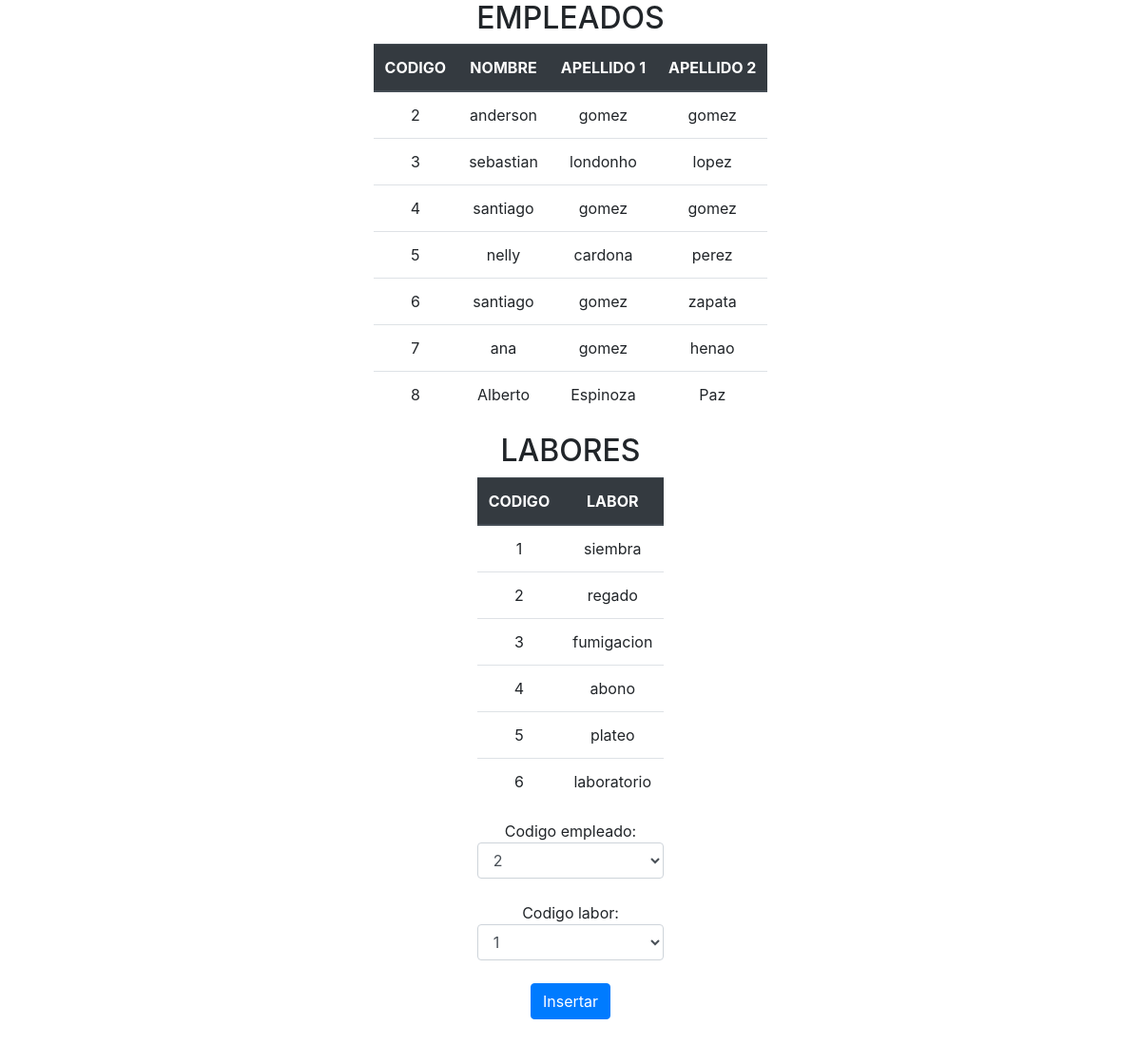
Page /Insertar/insertar_labores_empleado.php on the committed database.
### tables this page shows
CREATE TABLE IF NOT EXISTS `empleado` (
  `codigo_empleado` int(11) NOT NULL AUTO_INCREMENT,
  `cedula` int(11) NOT NULL,
  `nombre` varchar(25) NOT NULL,
  `apellido1` varchar(25) NOT NULL,
  `apellido2` varchar(25) NOT NULL,
  `telefono` int(11) NOT NULL,
  `eliminar` int(11) NOT NULL,
  PRIMARY KEY (`codigo_empleado`)
);

CREATE TABLE IF NOT EXISTS `labores` (
  `codigo_labor` int(11) NOT NULL AUTO_INCREMENT,
  `nombre` varchar(25) NOT NULL,
  `eliminar` int(11) NOT NULL DEFAULT '0',
  PRIMARY KEY (`codigo_labor`)
);

### Insertar/insertar_labores_empleado.php (the view, shortened to what this page needs)
<!DOCTYPE html>
<html>
<head>
                <link rel="stylesheet" href="../css/bootstrap.min.css">
</head>
<body>
        <?php
        if (isset($_POST['insertar']))
	{
                $codEmpleado=$_POST["codEmpleado"];
                $codLabor = $_POST["codLabor"];
		require('../conexion.php');
                $sql="SELECT `codigo_labor_empleado` FROM labores_empleados "
                        ."WHERE `eliminar`=0 AND "
                        . "(`codigo_empleado`=$codEmpleado AND `codigo_labor`=$codLabor)";
                $result = mysqli_query($link, $sql);
                $row = mysqli_fetch_array($result, MYSQLI_BOTH);
                if(is_null($row)){
                    $sql="INSERT INTO labores_empleados (codigo_empleado,codigo_labor,eliminar)"
                            . "VALUES ($codEmpleado,$codLabor,0)";
                }else{
                    $sql="UPDATE `labores_empleados` SET `eliminar` = 0"
                            . " WHERE (`codigo_empleado`=$codEmpleado "
                            . "AND `codigo_labor`=$codLabor)";
                }
		if ($link->query($sql) === TRUE) {
		    echo "<center><p>Nuevo registro creado satisfactoriamente</p></center>";
                    ?>
<center><td><input type="button" name="labores_empleados" value="Lista Labores Empleado" class="btn btn-primary" onclick="window.location.href='../Lista/lista_labores_empleado.php'"></td></center>
                    <?php
		} else {
		    echo "Error: " . $sql . "<br>" . $link->error;
		}
        }else{
            ?>
        <center><label>
            <center><tr><p class="h2">EMPLEADOS</p><center>
                    <table align="center" class="table">
                        <thead class="thead-dark">
                            <tr>
                                <th class="thead-dark" scope="col"><center>CODIGO</center></th>
                                <th class="thead-dark" scope="col"><center>NOMBRE</center></th>
                                <th class="thead-dark" scope="col"><center>APELLIDO 1</center></th>
                                <th class="thead-dark" scope="col"><center>APELLIDO 2</center></th>
                            </tr>
                            </thead>
                    <?php
                    require('../conexion.php');
                    $query="SELECT `codigo_empleado`,`nombre`,`apellido1`,`apellido2` FROM `empleado` WHERE `eliminar`=0";
                    $resultado=mysqli_query($link,$query);
                    while ($extraido= mysqli_fetch_array($resultado)) {
                        echo "<tr align='center'><td>".$extraido['codigo_empleado']."</td>";
                        echo "<td>".$extraido['nombre']."</td>";
                        echo "<td>".$extraido['apellido1']."</td>";
                        echo "<td>".$extraido['apellido2']."</td></tr>";
                        }
                    ?>
                </table>
                    </label></center>
                <center><label>
            <center><tr><p class="h2">LABORES</p><center>
                    <table align="center" class="table">
                        <thead class="thead-dark">
                            <tr>
                                <th class="thead-dark" scope="col"><center>CODIGO</center></th>
                                <th class="thead-dark" scope="col"><center>LABOR</center></th>
                            </tr>
                            </thead>
                    <?php
                    require('../conexion.php');
                    $query="SELECT `codigo_labor`,`nombre` FROM `labores` WHERE `eliminar`=0";
                    $resultado=mysqli_query($link,$query);
                    while ($extraido= mysqli_fetch_array($resultado)) {
                        echo "<tr align='center'><td>".$extraido['codigo_labor']."</td>";
                        echo "<td>".$extraido['nombre']."</td></tr>";
                        }
                    ?>
                </table>
                    </label></center>
                <form method="post" action="insertar_labores_empleado.php">
                    <tr><td>Codigo empleado: </td>
                        <td><select class="form-control" name="codEmpleado">
                            <?php
                                $query= "SELECT `codigo_empleado`"
                                        . " FROM `empleado` WHERE `eliminar` = 0 "
                                        . "ORDER BY `codigo_empleado`";
                                $resultado= mysqli_query($link,$query);
                                while($extraido= mysqli_fetch_array($resultado))
                                {
                                    echo "<option value='$extraido[codigo_empleado]'>$extraido[codigo_empleado]</option>";
                                }
                            ?>
                        </select></td></tr>
                    <br/>
                    <tr><td>Codigo labor: </td>
                        <td><select class="form-control" name="codLabor">
                            <?php
                                require ('../conexion.php');
                                $query= "SELECT `codigo_labor` FROM `labores` WHERE `eliminar`=0";
                                $resultado= mysqli_query($link,$query);
                                while($extraido= mysqli_fetch_array($resultado))
                                {
                                    echo "<option value='$extraido[codigo_labor]'>$extraido[codigo_labor]</option>";
                                }
                            ?>
                        </select></td></tr>
                    <br>
                        <p><input class="btn btn-primary" type="submit" name="insertar" value="Insertar" /></p>
                </form>
        <?php
        }
	?>
</body>
</html>

### rows in the picture
empleado: codigo_empleado "2", nombre "anderson", apellido1 "gomez", apellido2 "gomez"
empleado: codigo_empleado "3", nombre "sebastian", apellido1 "londonho", apellido2 "lopez"
empleado: codigo_empleado "4", nombre "santiago", apellido1 "gomez", apellido2 "gomez"
empleado: codigo_empleado "5", nombre "nelly", apellido1 "cardona", apellido2 "perez"
empleado: codigo_empleado "6", nombre "santiago", apellido1 "gomez", apellido2 "zapata"
empleado: codigo_empleado "7", nombre "ana", apellido1 "gomez", apellido2 "henao"
empleado: codigo_empleado "8", nombre "Alberto", apellido1 "Espinoza", apellido2 "Paz"
labores: codigo_labor "1", nombre "siembra"
labores: codigo_labor "2", nombre "regado"
labores: codigo_labor "3", nombre "fumigacion"
labores: codigo_labor "4", nombre "abono"
labores: codigo_labor "5", nombre "plateo"
labores: codigo_labor "6", nombre "laboratorio"

### other values in the picture
form field codEmpleado "2"
form field codLabor "1"
